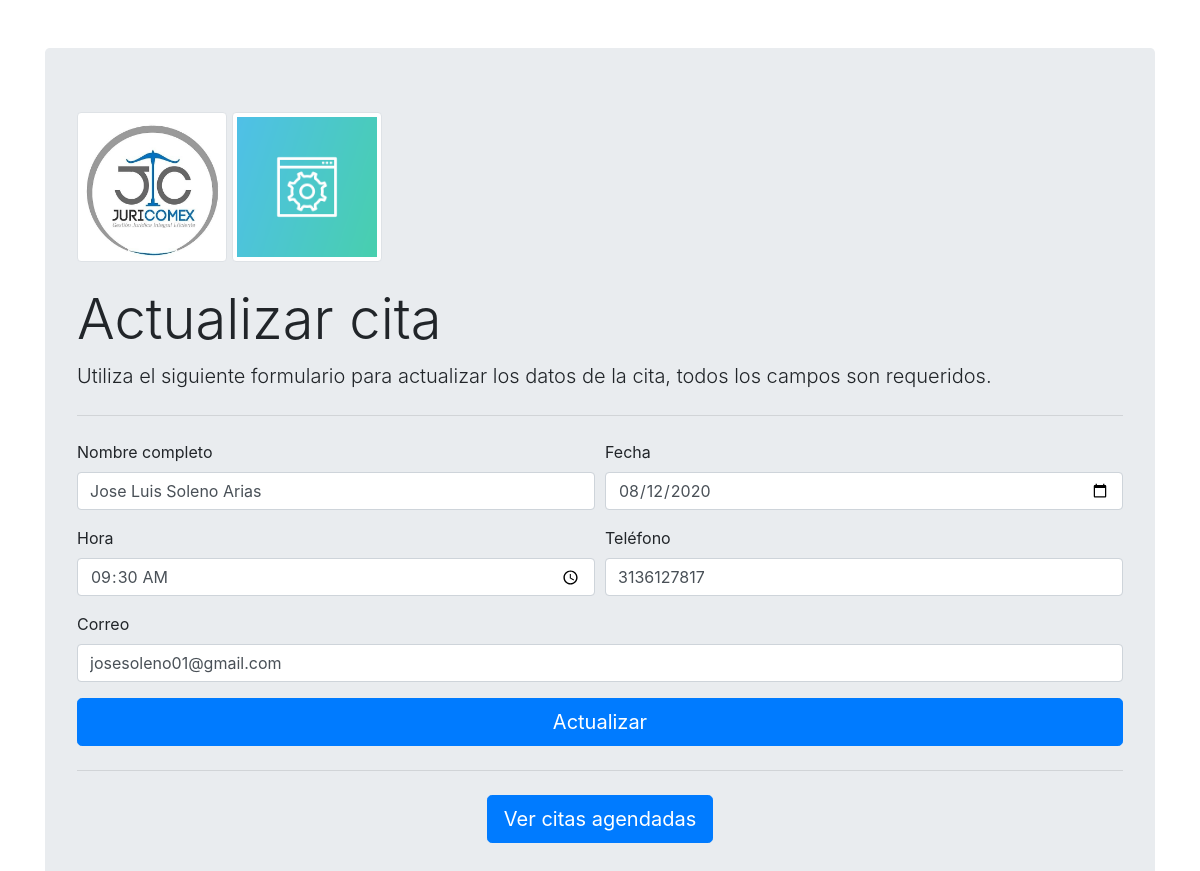
The app's page /editarcita.php?id=8 (signed in) with its own data.
### tables this page shows
CREATE TABLE `citas` (
  `id` int(11) NOT NULL,
  `nombre` varchar(50) NOT NULL,
  `fecha` date NOT NULL,
  `hora` time NOT NULL,
  `telefono` varchar(15) NOT NULL,
  `correo` varchar(100) NOT NULL
);

### editarcita.php (the view, shortened to what this page needs)
<?php
    if (isset($_SESSION['id'])){
     if (isset($_REQUEST['id']) and $_REQUEST['id'] != '' and $_REQUEST['id'] != null) { $id = $_REQUEST['id'];
        try {
             $servername = "localhost";
             $username   = "root";
             $password   = "";
             $dbname     = "juricomex";
             try {
              $conn = new PDO("mysql:host=$servername;dbname=$dbname", $username, $password);
              $conn->setAttribute(PDO::ATTR_ERRMODE, PDO::ERRMODE_EXCEPTION);
              $stmt = $conn->prepare("SELECT * FROM citas WHERE id = ?");
              $stmt->execute(array($id));
              $row = $stmt->fetch(PDO::FETCH_OBJ);
          } catch(PDOexception $e) {
            echo $e->getMessage();
           }
           } catch(PDOexception $e) {
            echo $e->getMessage();
          } ?>
<!DOCTYPE html>
<html lang="es">
  <head>
    <link rel="stylesheet" href="https://stackpath.bootstrapcdn.com/bootstrap/4.5.0/css/bootstrap.min.css">
  <div class="container">
  <div class="jumbotron">
  <img class="img-thumbnail" src="images/logo_juricomex.jpg" alt="" width="150px" height="150px">
  <img class="img-thumbnail" src="images/form.png" alt="" width="150px" height="150px"><br><br>
  <h1 class="display-4">Actualizar cita</h1>
  <p class="lead">Utiliza el siguiente formulario para actualizar los datos de la cita, todos los campos son requeridos.</p>
  <hr class="my-4">
  <form class="needs-validation" method="post" action="updatecita.php" novalidate>
  <div class="form-row">
    <div class="col-md-6 mb-3">
      <label for="validationCustom01">Nombre completo</label>
      <input type="text" class="form-control" name="nombre" value="<?= $row->nombre?>" id="validationCustom01" required>
    </div>
    <div class="col-md-6 mb-3">
      <label for="validationCustom02">Fecha</label>
      <input type="date" class="form-control" name="fecha" value="<?= $row->fecha?>" id="validationCustom02" required>
    </div>
  </div>
  <div class="form-row">
    <div class="col-md-6 mb-3">
      <label for="validationCustom03">Hora</label>
      <input type="time" class="form-control" name="hora" value="<?= $row->hora?>" id="validationCustom03" required>
    </div>
       <div class="col-md-6 mb-3">
      <label for="validationCustom03">Teléfono</label>
      <input type="text" class="form-control" name="telefono" value="<?= $row->telefono?>" id="validationCustom03" required>
    </div>
  <div class="col-md-12 mb-3">
      <label for="validationCustom05">Correo</label>
      <input type="email" class="form-control" name="correo" value="<?= $row->correo?>" id="validationCustom04" required>
    </div>
  </div>
 <button type="submit" class="btn btn-primary btn-lg btn-block">Actualizar</button>
 <hr class="my-4">
 <div class="text-center">
 <a class="btn btn-lg btn-primary" href="inmobiliaria.php">Ver citas agendadas</a>
 </div>
</form>
 </div>
</div>
  </body>
</html>
          <?php
  } else {
     header('location: login.php');
  }
  } else {
     header('location: login.php');
  }
  ?>

### editarcita.php (style rules this page uses)
.jumbotron { margin-top: 3em; }

### records on screen
citas: nombre "Jose Luis Soleno Arias", fecha "08/12/2020", hora "09:30:00", telefono "3136127817", correo "josesoleno01@gmail.com"
